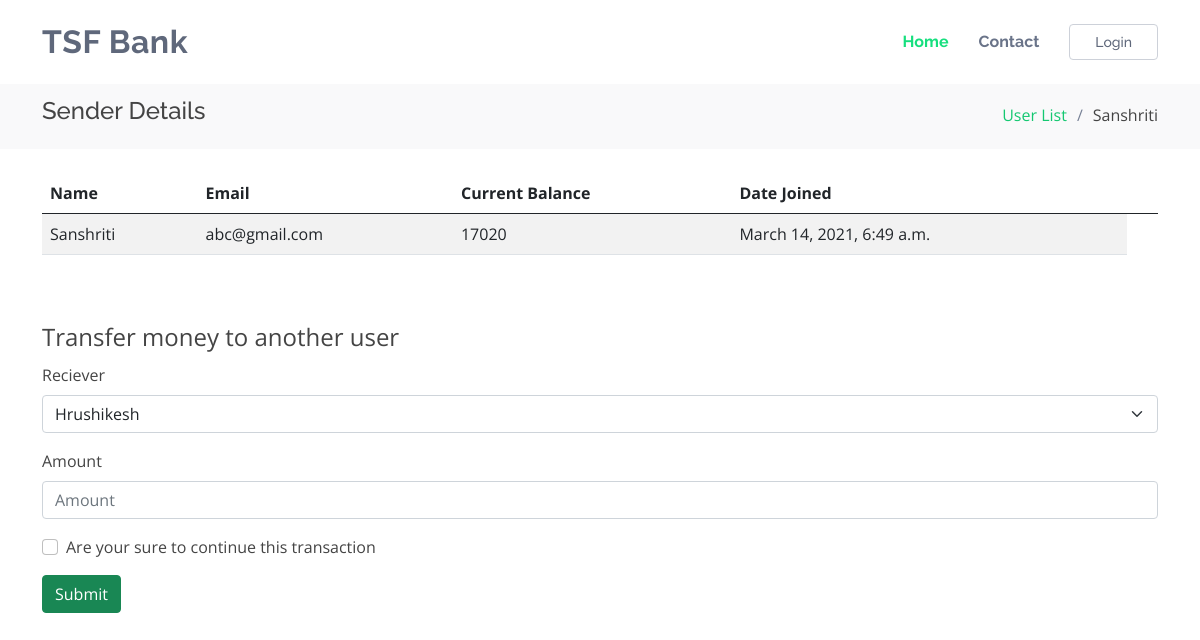
Screenshot of /userView/Sanshriti with the database file from the repository.
### core/models.py (models this page shows, shortened)
class User(models.Model):
    name = models.CharField(max_length = 40)
    email = models.EmailField(max_length = 40)
    current_credit = models.IntegerField()
    date = models.DateTimeField(auto_now=True)

### core/views.py (the view)
# urls.py: path('userView/<str:name>',views.userView, name='userView'),
def userView(request,name):
    users = User.objects.all()
    user = User.objects.filter(name = name).first()
    context = {
        'user':user,
        'users':users
    }
    return render(request,'user.html', context)

### templates/user.html (shortened to what this page needs)
{% extends "base.html" %}
{% load static %}
{% block content %}
<main id="main">
    <section class="breadcrumbs">
        <div class="container">
            <div class="d-flex justify-content-between align-items-center">
            <h4>Sender Details</h4>
            <ol>
                <li><a href="{% url 'transfer_list' %}">User List</a></li>
                <li>{{user.name}}</li>
            </ol>
            </div>
        </div>
    </section>
    <br>
    <div class='container'>
        <div class="app-table">
        <table class='table table-striped table-hover'>
            <thead>
                <tr>
                    <th>Name</th>
                    <th>Email</th>
                    <th>Current Balance</th>
                    <th>Date Joined</th>
                    <th></th>
                </tr>
            </thead>
            <tbody>
                <tr>
                    <td>{{user.name}}</td>
                    <td>{{user.email}}</td>
                    <td>{{user.current_credit}}</td>
                    <td>{{user.date}}</td>
                </tr>
            </tbody>
        </table>
        </div>
    </div>
    <br><br>
    <div class='container'>
        <form action="{% url 'confirmation' name=user.name %}" method="POST">
            <fieldset>
                <legend>Transfer money to another user</legend>
                <div class="mb-3">
                <label class="form-label">Reciever</label>
                    <select class="form-select" id="recipient" name="recipient" required>
                        {% for usr in users %}
                        {% ifnotequal usr.name user.name %}
                        <option>{{usr.name}}</option>
                        {% endifnotequal %}
                        {% endfor %}
                    </select>
                </div>
                <div class="mb-3">
                <label class="form-label">Amount</label>
                <input class="form-control" placeholder="Amount" type="number" id="credit" name="credit" required>
                </div>
                <div class="mb-3">
                <div class="form-check">
                    <input class="form-check-input" type="checkbox" id="myCheck" name="myCheck" onclick="myFunction()">
                    <label class="form-check-label">
                    Are your sure to continue this transaction
                    </label>
                </div>
                </div>
                <button type="submit" class="btn btn-success">Submit</button>
            </fieldset>
        </form>
    </div>
</main>
{% endblock %}

### static/css/style.css (style rules this page uses)
body { font-family: "Open Sans", sans-serif; color: #444444; }
a { color: #14c871; text-decoration: none; }
h1, h2, h3, h4, h5, h6 { font-family: "Raleway", sans-serif; }
section { padding: 60px 0; overflow: hidden; }
.breadcrumbs { padding: 15px 0; background: #f9f9fa; min-height: 40px; margin-top: 82px; }
.breadcrumbs ol { display: flex; flex-wrap: wrap; list-style: none; padding: 0; margin: 0; }
.breadcrumbs ol li + li { padding-left: 10px; }
.breadcrumbs ol li + li::before { display: inline-block; padding-right: 10px; color: #778196; content: "/"; }

### rows the page displays
User: name "Sanshriti", email "abc@gmail.com", current_credit "17020", date "March 14, 2021, 6:49 a.m."

### other values shown
form field recipient "Hrushikesh"
